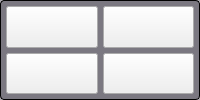
    <widget class="QGroupBox" name="groupBox">
     <property name="styleSheet">
      <string notr="true">QGroupBox
{
 border: 1px solid black;
 border-radius: 4px;
 background-color: rgba(61, 56, 70,110);
	font: 600 12pt &quot;Ubuntu Sans&quot;;
}
</string>
     </property>
     <property name="title">
      <string/>
     </property>
     <property name="alignment">
      <set>Qt::AlignHCenter|Qt::AlignTop</set>
     </property>
     <layout class="QGridLayout" name="gridLayout_2">
      <property name="leftMargin">
       <number>5</number>
      </property>
      <property name="topMargin">
       <number>5</number>
      </property>
      <property name="rightMargin">
       <number>5</number>
      </property>
      <property name="bottomMargin">
       <number>5</number>
      </property>
      <property name="spacing">
       <number>5</number>
      </property>
      <item row="1" column="1">
       <widget class="QPushButton" name="butMoveUp">
        <property name="sizePolicy">
         <sizepolicy hsizetype="Minimum" vsizetype="MinimumExpanding">
          <horstretch>0</horstretch>
          <verstretch>0</verstretch>
         </sizepolicy>
        </property>
        <property name="text">
         <string/>
        </property>
        <property name="icon">
         <iconset resource="pictures.qrc">
          <normaloff>:/ProgramPictures/IMAGES/up_arrow.png</normaloff>:/ProgramPictures/IMAGES/up_arrow.png</iconset>
        </property>
        <property name="iconSize">
         <size>
          <width>24</width>
          <height>24</height>
         </size>
        </property>
       </widget>
      </item>
      <item row="1" column="2">
       <widget class="QPushButton" name="butMoveDown">
        <property name="sizePolicy">
         <sizepolicy hsizetype="Minimum" vsizetype="Minimum">
          <horstretch>0</horstretch>
          <verstretch>0</verstretch>
         </sizepolicy>
        </property>
        <property name="text">
         <string/>
        </property>
        <property name="icon">
         <iconset resource="pictures.qrc">
          <normaloff>:/ProgramPictures/IMAGES/down_arrow.png</normaloff>:/ProgramPictures/IMAGES/down_arrow.png</iconset>
        </property>
        <property name="iconSize">
         <size>
          <width>24</width>
          <height>24</height>
         </size>
        </property>
       </widget>
      </item>
      <item row="0" column="2">
       <widget class="QPushButton" name="butMoveRight">
        <property name="sizePolicy">
         <sizepolicy hsizetype="Minimum" vsizetype="MinimumExpanding">
          <horstretch>0</horstretch>
          <verstretch>0</verstretch>
         </sizepolicy>
        </property>
        <property name="text">
         <string/>
        </property>
        <property name="icon">
         <iconset resource="pictures.qrc">
          <normaloff>:/ProgramPictures/IMAGES/right_arrow.png</normaloff>:/ProgramPictures/IMAGES/right_arrow.png</iconset>
        </property>
        <property name="iconSize">
         <size>
          <width>24</width>
          <height>24</height>
         </size>
        </property>
       </widget>
      </item>
      <item row="0" column="1">
       <widget class="QPushButton" name="butMoveLeft">
        <property name="sizePolicy">
         <sizepolicy hsizetype="Minimum" vsizetype="Minimum">
          <horstretch>0</horstretch>
          <verstretch>0</verstretch>
         </sizepolicy>
        </property>
        <property name="text">
         <string/>
        </property>
        <property name="icon">
         <iconset resource="pictures.qrc">
          <normaloff>:/ProgramPictures/IMAGES/left_arrow.png</normaloff>:/ProgramPictures/IMAGES/left_arrow.png</iconset>
        </property>
        <property name="iconSize">
         <size>
          <width>24</width>
          <height>24</height>
         </size>
        </property>
       </widget>
      </item>
     </layout>
    </widget>
